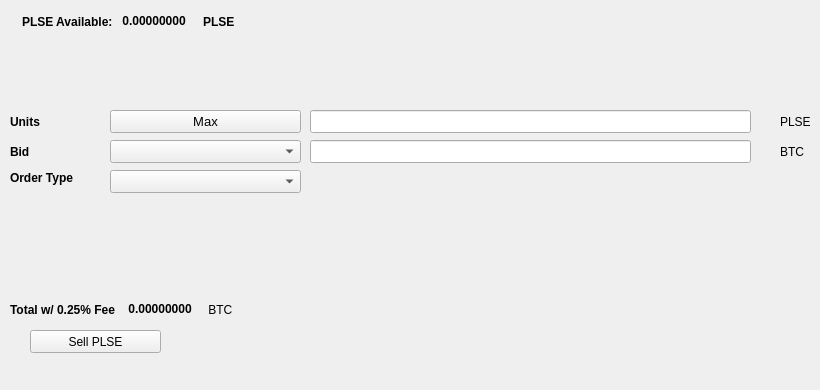
   <widget class="QWidget" name="SellTab">
    <attribute name="title">
     <string>Sell</string>
    </attribute>
    <widget class="QLabel" name="label_16">
     <property name="geometry">
      <rect>
       <x>780</x>
       <y>140</y>
       <width>31</width>
       <height>23</height>
      </rect>
     </property>
     <property name="text">
      <string>BTC</string>
     </property>
    </widget>
    <widget class="QComboBox" name="SellBidcomboBox">
     <property name="geometry">
      <rect>
       <x>110</x>
       <y>140</y>
       <width>191</width>
       <height>23</height>
      </rect>
     </property>
     <property name="font">
      <font>
       <pointsize>10</pointsize>
      </font>
     </property>
    </widget>
    <widget class="QLabel" name="label_18">
     <property name="geometry">
      <rect>
       <x>10</x>
       <y>110</y>
       <width>46</width>
       <height>23</height>
      </rect>
     </property>
     <property name="font">
      <font>
       <weight>75</weight>
       <bold>true</bold>
      </font>
     </property>
     <property name="text">
      <string>Units</string>
     </property>
    </widget>
    <widget class="QPushButton" name="Sell_Max_Amount">
     <property name="geometry">
      <rect>
       <x>110</x>
       <y>110</y>
       <width>191</width>
       <height>23</height>
      </rect>
     </property>
     <property name="font">
      <font>
       <pointsize>10</pointsize>
      </font>
     </property>
     <property name="text">
      <string>Max</string>
     </property>
    </widget>
    <widget class="QLabel" name="label_20">
     <property name="geometry">
      <rect>
       <x>10</x>
       <y>170</y>
       <width>91</width>
       <height>16</height>
      </rect>
     </property>
     <property name="font">
      <font>
       <weight>75</weight>
       <bold>true</bold>
      </font>
     </property>
     <property name="text">
      <string>Order Type</string>
     </property>
    </widget>
    <widget class="QComboBox" name="SellOrdertypeCombo">
     <property name="geometry">
      <rect>
       <x>110</x>
       <y>170</y>
       <width>191</width>
       <height>23</height>
      </rect>
     </property>
     <property name="font">
      <font>
       <pointsize>10</pointsize>
      </font>
     </property>
    </widget>
    <widget class="QLabel" name="label_21">
     <property name="geometry">
      <rect>
       <x>10</x>
       <y>140</y>
       <width>46</width>
       <height>23</height>
      </rect>
     </property>
     <property name="font">
      <font>
       <weight>75</weight>
       <bold>true</bold>
      </font>
     </property>
     <property name="text">
      <string>Bid</string>
     </property>
    </widget>
    <widget class="QLabel" name="label_22">
     <property name="geometry">
      <rect>
       <x>780</x>
       <y>110</y>
       <width>31</width>
       <height>23</height>
      </rect>
     </property>
     <property name="text">
      <string>PLSE</string>
     </property>
    </widget>
    <widget class="QLineEdit" name="UnitsInputPLSE">
     <property name="geometry">
      <rect>
       <x>310</x>
       <y>110</y>
       <width>441</width>
       <height>23</height>
      </rect>
     </property>
     <property name="font">
      <font>
       <pointsize>9</pointsize>
       <weight>75</weight>
       <bold>true</bold>
      </font>
     </property>
    </widget>
    <widget class="QLineEdit" name="SellBidPriceEdit">
     <property name="geometry">
      <rect>
       <x>310</x>
       <y>140</y>
       <width>441</width>
       <height>23</height>
      </rect>
     </property>
     <property name="font">
      <font>
       <pointsize>9</pointsize>
       <weight>75</weight>
       <bold>true</bold>
      </font>
     </property>
    </widget>
    <widget class="QPushButton" name="SellPLSEBTN">
     <property name="geometry">
      <rect>
       <x>30</x>
       <y>330</y>
       <width>131</width>
       <height>23</height>
      </rect>
     </property>
     <property name="text">
      <string>Sell PLSE</string>
     </property>
     <property name="icon">
      <iconset resource="../pulse">
       <normaloff>:/icons/bitcoin</normaloff>:/icons/bitcoin</iconset>
     </property>
    </widget>
    <widget class="QWidget" name="layoutWidget3">
     <property name="geometry">
      <rect>
       <x>22</x>
       <y>12</y>
       <width>258</width>
       <height>19</height>
      </rect>
     </property>
     <layout class="QHBoxLayout" name="horizontalLayout">
      <item>
       <widget class="QLabel" name="label232_2">
        <property name="font">
         <font>
          <weight>75</weight>
          <bold>true</bold>
         </font>
        </property>
        <property name="text">
         <string>PLSE Available:</string>
        </property>
       </widget>
      </item>
      <item>
       <widget class="QLabel" name="PLSEAvailableLabel">
        <property name="palette">
         <palette>
          <active>
           <colorrole role="WindowText">
            <brush brushstyle="SolidPattern">
             <color alpha="255">
              <red>0</red>
              <green>0</green>
              <blue>0</blue>
             </color>
            </brush>
           </colorrole>
           <colorrole role="Button">
            <brush brushstyle="SolidPattern">
             <color alpha="255">
              <red>0</red>
              <green>170</green>
              <blue>0</blue>
             </color>
            </brush>
           </colorrole>
           <colorrole role="Light">
            <brush brushstyle="SolidPattern">
             <color alpha="255">
              <red>0</red>
              <green>255</green>
              <blue>0</blue>
             </color>
            </brush>
           </colorrole>
           <colorrole role="Midlight">
            <brush brushstyle="SolidPattern">
             <color alpha="255">
              <red>0</red>
              <green>212</green>
              <blue>0</blue>
             </color>
            </brush>
           </colorrole>
           <colorrole role="Dark">
            <brush brushstyle="SolidPattern">
             <color alpha="255">
              <red>0</red>
              <green>85</green>
              <blue>0</blue>
             </color>
            </brush>
           </colorrole>
           <colorrole role="Mid">
            <brush brushstyle="SolidPattern">
             <color alpha="255">
              <red>0</red>
              <green>113</green>
              <blue>0</blue>
             </color>
            </brush>
           </colorrole>
           <colorrole role="Text">
            <brush brushstyle="SolidPattern">
             <color alpha="255">
              <red>0</red>
              <green>170</green>
              <blue>0</blue>
             </color>
            </brush>
           </colorrole>
           <colorrole role="BrightText">
            <brush brushstyle="SolidPattern">
             <color alpha="255">
              <red>255</red>
              <green>255</green>
              <blue>255</blue>
             </color>
            </brush>
           </colorrole>
           <colorrole role="ButtonText">
            <brush brushstyle="SolidPattern">
             <color alpha="255">
              <red>0</red>
              <green>0</green>
              <blue>0</blue>
             </color>
            </brush>
           </colorrole>
           <colorrole role="Base">
            <brush brushstyle="SolidPattern">
             <color alpha="255">
              <red>255</red>
              <green>255</green>
              <blue>255</blue>
             </color>
            </brush>
           </colorrole>
           <colorrole role="Window">
            <brush brushstyle="SolidPattern">
             <color alpha="255">
              <red>0</red>
              <green>170</green>
              <blue>0</blue>
             </color>
            </brush>
           </colorrole>
           <colorrole role="Shadow">
            <brush brushstyle="SolidPattern">
             <color alpha="255">
              <red>0</red>
              <green>0</green>
              <blue>0</blue>
             </color>
            </brush>
           </colorrole>
           <colorrole role="AlternateBase">
            <brush brushstyle="SolidPattern">
             <color alpha="255">
              <red>127</red>
              <green>212</green>
              <blue>127</blue>
             </color>
            </brush>
           </colorrole>
           <colorrole role="ToolTipBase">
            <brush brushstyle="SolidPattern">
             <color alpha="255">
              <red>255</red>
              <green>255</green>
              <blue>220</blue>
             </color>
            </brush>
           </colorrole>
           <colorrole role="ToolTipText">
            <brush brushstyle="SolidPattern">
             <color alpha="255">
              <red>0</red>
              <green>0</green>
              <blue>0</blue>
             </color>
            </brush>
           </colorrole>
          </active>
          <inactive>
           <colorrole role="WindowText">
            <brush brushstyle="SolidPattern">
             <color alpha="255">
              <red>0</red>
              <green>0</green>
              <blue>0</blue>
             </color>
            </brush>
           </colorrole>
           <colorrole role="Button">
            <brush brushstyle="SolidPattern">
             <color alpha="255">
              <red>0</red>
              <green>170</green>
              <blue>0</blue>
             </color>
            </brush>
           </colorrole>
           <colorrole role="Light">
            <brush brushstyle="SolidPattern">
             <color alpha="255">
              <red>0</red>
              <green>255</green>
              <blue>0</blue>
             </color>
            </brush>
           </colorrole>
           <colorrole role="Midlight">
            <brush brushstyle="SolidPattern">
             <color alpha="255">
              <red>0</red>
              <green>212</green>
              <blue>0</blue>
             </color>
            </brush>
           </colorrole>
           <colorrole role="Dark">
            <brush brushstyle="SolidPattern">
             <color alpha="255">
              <red>0</red>
              <green>85</green>
              <blue>0</blue>
             </color>
            </brush>
           </colorrole>
           <colorrole role="Mid">
            <brush brushstyle="SolidPattern">
             <color alpha="255">
              <red>0</red>
              <green>113</green>
              <blue>0</blue>
             </color>
            </brush>
           </colorrole>
           <colorrole role="Text">
            <brush brushstyle="SolidPattern">
             <color alpha="255">
              <red>0</red>
              <green>170</green>
              <blue>0</blue>
             </color>
            </brush>
           </colorrole>
           <colorrole role="BrightText">
            <brush brushstyle="SolidPattern">
             <color alpha="255">
              <red>255</red>
              <green>255</green>
              <blue>255</blue>
             </color>
            </brush>
           </colorrole>
           <colorrole role="ButtonText">
            <brush brushstyle="SolidPattern">
             <color alpha="255">
              <red>0</red>
              <green>0</green>
              <blue>0</blue>
             </color>
            </brush>
           </colorrole>
           <colorrole role="Base">
            <brush brushstyle="SolidPattern">
             <color alpha="255">
              <red>255</red>
              <green>255</green>
              <blue>255</blue>
             </color>
            </brush>
           </colorrole>
           <colorrole role="Window">
            <brush brushstyle="SolidPattern">
             <color alpha="255">
              <red>0</red>
              <green>170</green>
              <blue>0</blue>
             </color>
            </brush>
           </colorrole>
           <colorrole role="Shadow">
            <brush brushstyle="SolidPattern">
             <color alpha="255">
              <red>0</red>
              <green>0</green>
              <blue>0</blue>
             </color>
            </brush>
           </colorrole>
           <colorrole role="AlternateBase">
            <brush brushstyle="SolidPattern">
             <color alpha="255">
              <red>127</red>
              <green>212</green>
              <blue>127</blue>
             </color>
            </brush>
           </colorrole>
           <colorrole role="ToolTipBase">
            <brush brushstyle="SolidPattern">
             <color alpha="255">
              <red>255</red>
              <green>255</green>
              <blue>220</blue>
             </color>
            </brush>
           </colorrole>
           <colorrole role="ToolTipText">
            <brush brushstyle="SolidPattern">
             <color alpha="255">
              <red>0</red>
              <green>0</green>
              <blue>0</blue>
             </color>
            </brush>
           </colorrole>
          </inactive>
          <disabled>
           <colorrole role="WindowText">
            <brush brushstyle="SolidPattern">
             <color alpha="255">
              <red>0</red>
              <green>85</green>
              <blue>0</blue>
             </color>
            </brush>
           </colorrole>
           <colorrole role="Button">
            <brush brushstyle="SolidPattern">
             <color alpha="255">
              <red>0</red>
              <green>170</green>
              <blue>0</blue>
             </color>
            </brush>
           </colorrole>
           <colorrole role="Light">
            <brush brushstyle="SolidPattern">
             <color alpha="255">
              <red>0</red>
              <green>255</green>
              <blue>0</blue>
             </color>
            </brush>
           </colorrole>
           <colorrole role="Midlight">
            <brush brushstyle="SolidPattern">
             <color alpha="255">
              <red>0</red>
              <green>212</green>
              <blue>0</blue>
             </color>
            </brush>
           </colorrole>
           <colorrole role="Dark">
            <brush brushstyle="SolidPattern">
             <color alpha="255">
              <red>0</red>
              <green>85</green>
              <blue>0</blue>
             </color>
            </brush>
           </colorrole>
           <colorrole role="Mid">
            <brush brushstyle="SolidPattern">
             <color alpha="255">
              <red>0</red>
              <green>113</green>
              <blue>0</blue>
             </color>
            </brush>
           </colorrole>
           <colorrole role="Text">
            <brush brushstyle="SolidPattern">
             <color alpha="255">
              <red>0</red>
              <green>85</green>
              <blue>0</blue>
             </color>
            </brush>
           </colorrole>
           <colorrole role="BrightText">
            <brush brushstyle="SolidPattern">
             <color alpha="255">
              <red>255</red>
              <green>255</green>
              <blue>255</blue>
             </color>
            </brush>
           </colorrole>
           <colorrole role="ButtonText">
            <brush brushstyle="SolidPattern">
             <color alpha="255">
              <red>0</red>
              <green>85</green>
              <blue>0</blue>
             </color>
            </brush>
           </colorrole>
           <colorrole role="Base">
            <brush brushstyle="SolidPattern">
             <color alpha="255">
              <red>0</red>
              <green>170</green>
              <blue>0</blue>
             </color>
            </brush>
           </colorrole>
           <colorrole role="Window">
            <brush brushstyle="SolidPattern">
             <color alpha="255">
              <red>0</red>
              <green>170</green>
              <blue>0</blue>
             </color>
            </brush>
           </colorrole>
           <colorrole role="Shadow">
            <brush brushstyle="SolidPattern">
             <color alpha="255">
              <red>0</red>
              <green>0</green>
              <blue>0</blue>
             </color>
            </brush>
           </colorrole>
           <colorrole role="AlternateBase">
            <brush brushstyle="SolidPattern">
             <color alpha="255">
              <red>0</red>
              <green>170</green>
              <blue>0</blue>
             </color>
            </brush>
           </colorrole>
           <colorrole role="ToolTipBase">
            <brush brushstyle="SolidPattern">
             <color alpha="255">
              <red>255</red>
              <green>255</green>
              <blue>220</blue>
             </color>
            </brush>
           </colorrole>
           <colorrole role="ToolTipText">
            <brush brushstyle="SolidPattern">
             <color alpha="255">
              <red>0</red>
              <green>0</green>
              <blue>0</blue>
             </color>
            </brush>
           </colorrole>
          </disabled>
         </palette>
        </property>
        <property name="font">
         <font>
          <weight>75</weight>
          <bold>true</bold>
         </font>
        </property>
        <property name="text">
         <string> 0.00000000 </string>
        </property>
        <property name="textInteractionFlags">
         <set>Qt::LinksAccessibleByMouse|Qt::TextSelectableByKeyboard|Qt::TextSelectableByMouse</set>
        </property>
       </widget>
      </item>
      <item>
       <widget class="QLabel" name="labelPLSE">
        <property name="font">
         <font>
          <weight>75</weight>
          <bold>true</bold>
         </font>
        </property>
        <property name="text">
         <string>PLSE</string>
        </property>
       </widget>
      </item>
     </layout>
    </widget>
    <widget class="QWidget" name="layoutWidget">
     <property name="geometry">
      <rect>
       <x>10</x>
       <y>300</y>
       <width>268</width>
       <height>19</height>
      </rect>
     </property>
     <layout class="QHBoxLayout" name="horizontalLayout_2">
      <item>
       <widget class="QLabel" name="label_19">
        <property name="font">
         <font>
          <weight>75</weight>
          <bold>true</bold>
         </font>
        </property>
        <property name="text">
         <string>Total w/ 0.25% Fee </string>
        </property>
       </widget>
      </item>
      <item>
       <widget class="QLabel" name="SellCostLabel">
        <property name="palette">
         <palette>
          <active>
           <colorrole role="WindowText">
            <brush brushstyle="SolidPattern">
             <color alpha="255">
              <red>0</red>
              <green>0</green>
              <blue>0</blue>
             </color>
            </brush>
           </colorrole>
           <colorrole role="Button">
            <brush brushstyle="SolidPattern">
             <color alpha="255">
              <red>0</red>
              <green>170</green>
              <blue>0</blue>
             </color>
            </brush>
           </colorrole>
           <colorrole role="Light">
            <brush brushstyle="SolidPattern">
             <color alpha="255">
              <red>0</red>
              <green>255</green>
              <blue>0</blue>
             </color>
            </brush>
           </colorrole>
           <colorrole role="Midlight">
            <brush brushstyle="SolidPattern">
             <color alpha="255">
              <red>0</red>
              <green>212</green>
              <blue>0</blue>
             </color>
            </brush>
           </colorrole>
           <colorrole role="Dark">
            <brush brushstyle="SolidPattern">
             <color alpha="255">
              <red>0</red>
              <green>85</green>
              <blue>0</blue>
             </color>
            </brush>
           </colorrole>
           <colorrole role="Mid">
            <brush brushstyle="SolidPattern">
             <color alpha="255">
              <red>0</red>
              <green>113</green>
              <blue>0</blue>
             </color>
            </brush>
           </colorrole>
           <colorrole role="Text">
            <brush brushstyle="SolidPattern">
             <color alpha="255">
              <red>0</red>
              <green>170</green>
              <blue>0</blue>
             </color>
            </brush>
           </colorrole>
           <colorrole role="BrightText">
            <brush brushstyle="SolidPattern">
             <color alpha="255">
              <red>255</red>
              <green>255</green>
              <blue>255</blue>
             </color>
            </brush>
           </colorrole>
           <colorrole role="ButtonText">
            <brush brushstyle="SolidPattern">
             <color alpha="255">
              <red>0</red>
              <green>0</green>
              <blue>0</blue>
             </color>
            </brush>
           </colorrole>
           <colorrole role="Base">
            <brush brushstyle="SolidPattern">
             <color alpha="255">
              <red>255</red>
              <green>255</green>
              <blue>255</blue>
             </color>
            </brush>
           </colorrole>
           <colorrole role="Window">
            <brush brushstyle="SolidPattern">
             <color alpha="255">
              <red>0</red>
              <green>170</green>
              <blue>0</blue>
             </color>
            </brush>
           </colorrole>
           <colorrole role="Shadow">
            <brush brushstyle="SolidPattern">
             <color alpha="255">
              <red>0</red>
              <green>0</green>
              <blue>0</blue>
             </color>
            </brush>
           </colorrole>
           <colorrole role="AlternateBase">
            <brush brushstyle="SolidPattern">
             <color alpha="255">
              <red>127</red>
              <green>212</green>
              <blue>127</blue>
             </color>
            </brush>
           </colorrole>
           <colorrole role="ToolTipBase">
            <brush brushstyle="SolidPattern">
             <color alpha="255">
              <red>255</red>
              <green>255</green>
              <blue>220</blue>
             </color>
            </brush>
           </colorrole>
           <colorrole role="ToolTipText">
            <brush brushstyle="SolidPattern">
             <color alpha="255">
              <red>0</red>
              <green>0</green>
              <blue>0</blue>
             </color>
            </brush>
           </colorrole>
          </active>
          <inactive>
           <colorrole role="WindowText">
            <brush brushstyle="SolidPattern">
             <color alpha="255">
              <red>0</red>
              <green>0</green>
              <blue>0</blue>
             </color>
            </brush>
           </colorrole>
           <colorrole role="Button">
            <brush brushstyle="SolidPattern">
             <color alpha="255">
              <red>0</red>
              <green>170</green>
              <blue>0</blue>
             </color>
            </brush>
           </colorrole>
           <colorrole role="Light">
            <brush brushstyle="SolidPattern">
             <color alpha="255">
              <red>0</red>
              <green>255</green>
              <blue>0</blue>
             </color>
            </brush>
           </colorrole>
           <colorrole role="Midlight">
            <brush brushstyle="SolidPattern">
             <color alpha="255">
              <red>0</red>
              <green>212</green>
              <blue>0</blue>
             </color>
            </brush>
           </colorrole>
           <colorrole role="Dark">
            <brush brushstyle="SolidPattern">
             <color alpha="255">
              <red>0</red>
              <green>85</green>
              <blue>0</blue>
             </color>
            </brush>
           </colorrole>
           <colorrole role="Mid">
            <brush brushstyle="SolidPattern">
             <color alpha="255">
              <red>0</red>
              <green>113</green>
              <blue>0</blue>
             </color>
            </brush>
           </colorrole>
           <colorrole role="Text">
            <brush brushstyle="SolidPattern">
             <color alpha="255">
              <red>0</red>
              <green>170</green>
              <blue>0</blue>
             </color>
            </brush>
           </colorrole>
           <colorrole role="BrightText">
            <brush brushstyle="SolidPattern">
             <color alpha="255">
              <red>255</red>
              <green>255</green>
              <blue>255</blue>
             </color>
            </brush>
           </colorrole>
           <colorrole role="ButtonText">
            <brush brushstyle="SolidPattern">
             <color alpha="255">
              <red>0</red>
              <green>0</green>
              <blue>0</blue>
             </color>
            </brush>
           </colorrole>
           <colorrole role="Base">
            <brush brushstyle="SolidPattern">
             <color alpha="255">
              <red>255</red>
              <green>255</green>
              <blue>255</blue>
             </color>
            </brush>
           </colorrole>
           <colorrole role="Window">
            <brush brushstyle="SolidPattern">
             <color alpha="255">
              <red>0</red>
              <green>170</green>
              <blue>0</blue>
             </color>
            </brush>
           </colorrole>
           <colorrole role="Shadow">
            <brush brushstyle="SolidPattern">
             <color alpha="255">
              <red>0</red>
              <green>0</green>
              <blue>0</blue>
             </color>
            </brush>
           </colorrole>
           <colorrole role="AlternateBase">
            <brush brushstyle="SolidPattern">
             <color alpha="255">
              <red>127</red>
              <green>212</green>
              <blue>127</blue>
             </color>
            </brush>
           </colorrole>
           <colorrole role="ToolTipBase">
            <brush brushstyle="SolidPattern">
             <color alpha="255">
              <red>255</red>
              <green>255</green>
              <blue>220</blue>
             </color>
            </brush>
           </colorrole>
           <colorrole role="ToolTipText">
            <brush brushstyle="SolidPattern">
             <color alpha="255">
              <red>0</red>
              <green>0</green>
              <blue>0</blue>
             </color>
            </brush>
           </colorrole>
          </inactive>
          <disabled>
           <colorrole role="WindowText">
            <brush brushstyle="SolidPattern">
             <color alpha="255">
              <red>0</red>
              <green>85</green>
              <blue>0</blue>
             </color>
            </brush>
           </colorrole>
           <colorrole role="Button">
            <brush brushstyle="SolidPattern">
             <color alpha="255">
              <red>0</red>
              <green>170</green>
              <blue>0</blue>
             </color>
            </brush>
           </colorrole>
           <colorrole role="Light">
            <brush brushstyle="SolidPattern">
             <color alpha="255">
              <red>0</red>
              <green>255</green>
              <blue>0</blue>
             </color>
            </brush>
           </colorrole>
           <colorrole role="Midlight">
            <brush brushstyle="SolidPattern">
             <color alpha="255">
              <red>0</red>
              <green>212</green>
              <blue>0</blue>
             </color>
            </brush>
           </colorrole>
           <colorrole role="Dark">
            <brush brushstyle="SolidPattern">
             <color alpha="255">
              <red>0</red>
              <green>85</green>
              <blue>0</blue>
             </color>
            </brush>
           </colorrole>
           <colorrole role="Mid">
            <brush brushstyle="SolidPattern">
             <color alpha="255">
              <red>0</red>
              <green>113</green>
              <blue>0</blue>
             </color>
            </brush>
           </colorrole>
           <colorrole role="Text">
            <brush brushstyle="SolidPattern">
             <color alpha="255">
              <red>0</red>
              <green>85</green>
              <blue>0</blue>
             </color>
            </brush>
           </colorrole>
           <colorrole role="BrightText">
            <brush brushstyle="SolidPattern">
             <color alpha="255">
              <red>255</red>
              <green>255</green>
              <blue>255</blue>
             </color>
            </brush>
           </colorrole>
           <colorrole role="ButtonText">
            <brush brushstyle="SolidPattern">
             <color alpha="255">
              <red>0</red>
              <green>85</green>
              <blue>0</blue>
             </color>
            </brush>
           </colorrole>
           <colorrole role="Base">
            <brush brushstyle="SolidPattern">
             <color alpha="255">
              <red>0</red>
              <green>170</green>
              <blue>0</blue>
             </color>
            </brush>
           </colorrole>
           <colorrole role="Window">
            <brush brushstyle="SolidPattern">
             <color alpha="255">
              <red>0</red>
              <green>170</green>
              <blue>0</blue>
             </color>
            </brush>
           </colorrole>
           <colorrole role="Shadow">
            <brush brushstyle="SolidPattern">
             <color alpha="255">
              <red>0</red>
              <green>0</green>
              <blue>0</blue>
             </color>
            </brush>
           </colorrole>
           <colorrole role="AlternateBase">
            <brush brushstyle="SolidPattern">
             <color alpha="255">
              <red>0</red>
              <green>170</green>
              <blue>0</blue>
             </color>
            </brush>
           </colorrole>
           <colorrole role="ToolTipBase">
            <brush brushstyle="SolidPattern">
             <color alpha="255">
              <red>255</red>
              <green>255</green>
              <blue>220</blue>
             </color>
            </brush>
           </colorrole>
           <colorrole role="ToolTipText">
            <brush brushstyle="SolidPattern">
             <color alpha="255">
              <red>0</red>
              <green>0</green>
              <blue>0</blue>
             </color>
            </brush>
           </colorrole>
          </disabled>
         </palette>
        </property>
        <property name="font">
         <font>
          <weight>75</weight>
          <bold>true</bold>
         </font>
        </property>
        <property name="autoFillBackground">
         <bool>false</bool>
        </property>
        <property name="text">
         <string> 0.00000000</string>
        </property>
        <property name="textInteractionFlags">
         <set>Qt::LinksAccessibleByMouse|Qt::TextSelectableByMouse</set>
        </property>
       </widget>
      </item>
      <item>
       <widget class="QLabel" name="label_17">
        <property name="font">
         <font>
          <weight>50</weight>
          <bold>false</bold>
         </font>
        </property>
        <property name="text">
         <string> BTC</string>
        </property>
       </widget>
      </item>
     </layout>
    </widget>
    <widget class="QLabel" name="label_23">
     <property name="geometry">
      <rect>
       <x>460</x>
       <y>300</y>
       <width>281</width>
       <height>81</height>
      </rect>
     </property>
     <property name="text">
      <string/>
     </property>
     <property name="pixmap">
      <pixmap>:/images/bittrex</pixmap>
     </property>
    </widget>
   </widget>
